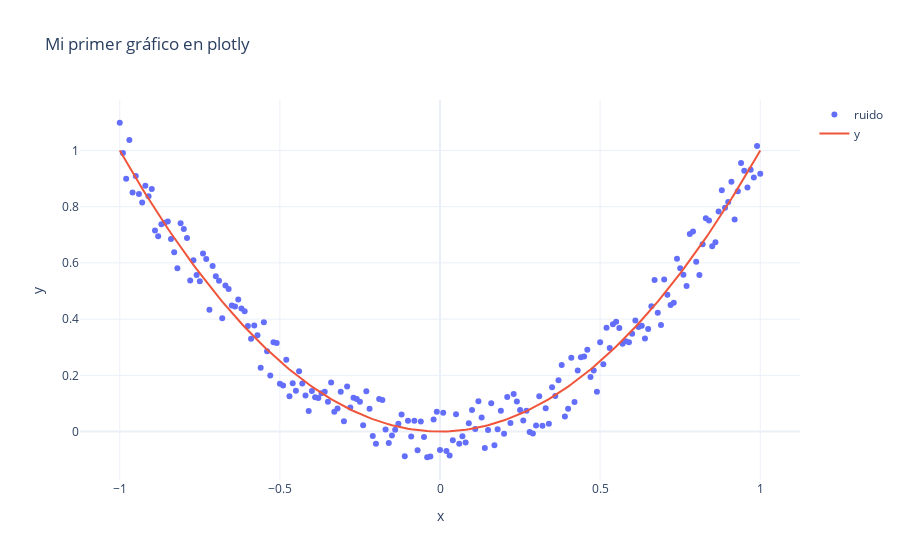

The cell this chart's notebook holds for it:
### Code cell
# creamos una figura
fig1 = go.Figure()

# agregar a esa figura una traza, una curva
fig1.add_trace(go.Scatter(x=otro_x, y=yaprox, mode="markers", name="ruido"))
fig1.add_trace(go.Scatter(x=otro_x, y=y, mode="lines", name="y"))
fig1.update_layout(title="Mi primer gráfico en plotly",
                  xaxis_title="x",
                  yaxis_title="y",
                  template="plotly_white")

### Figure 1 — Plotly figure (JSON) as saved in the notebook; plotly's stock layout.template omitted (floating-point values rounded to 4 significant figures; data arrays with more than 128 entries replaced by an {"elided": "..."} marker saying what was removed)
{"data": [{"mode": "markers", "name": "ruido", "type": "scatter", "x": {"elided": "201 float values"}, "y": {"elided": "201 float values"}}, {"mode": "lines", "name": "y", "type": "scatter", "x": {"elided": "201 float values"}, "y": {"elided": "201 float values"}}], "layout": {"autosize": true, "title": {"text": "Mi primer gráfico en plotly"}, "xaxis": {"autorange": true, "range": [-1.129, 1.129], "title": {"text": "x"}, "type": "linear"}, "yaxis": {"autorange": true, "range": [-0.1787, 1.186], "title": {"text": "y"}, "type": "linear"}}}
